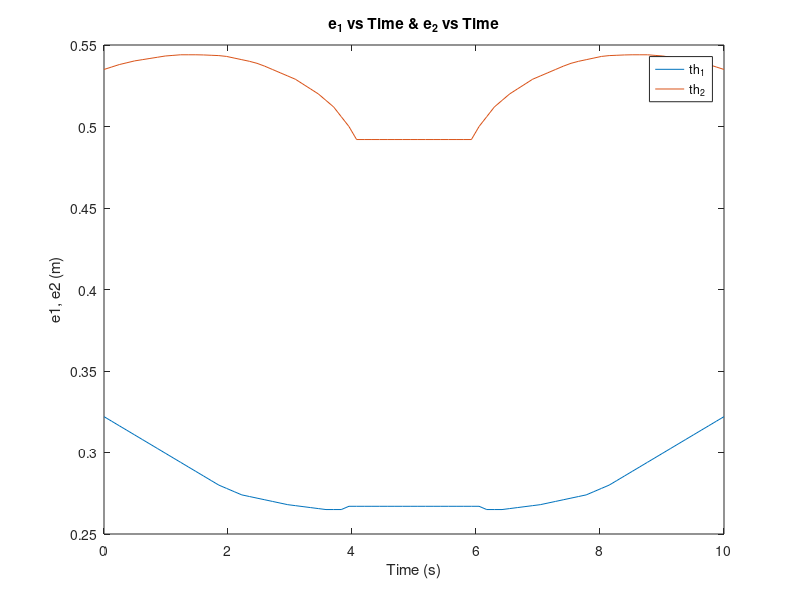
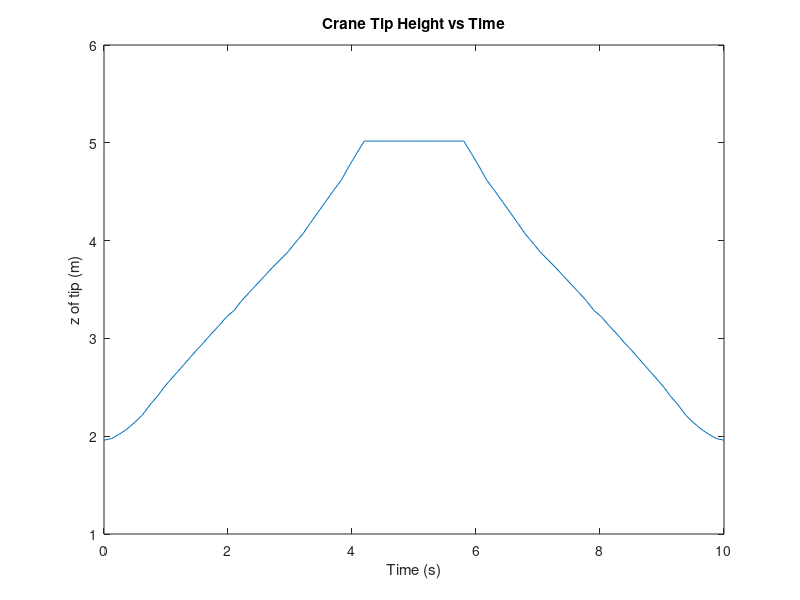
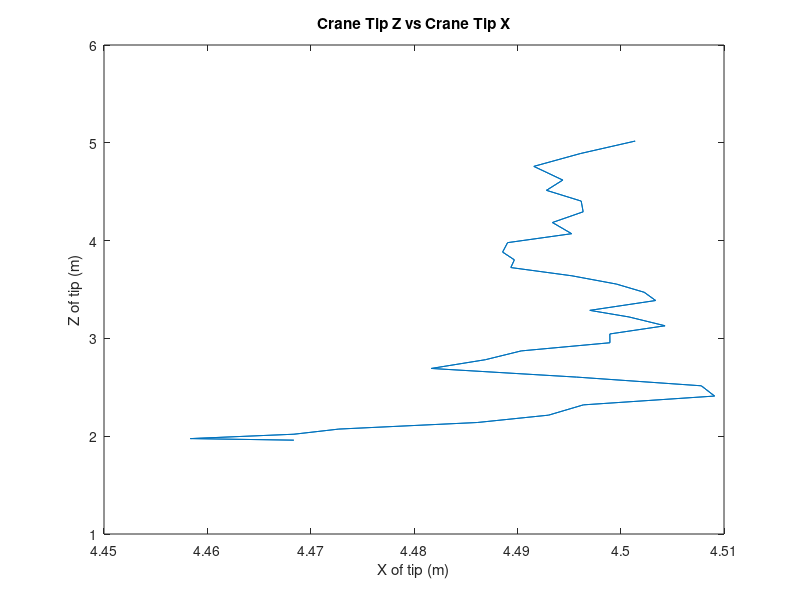
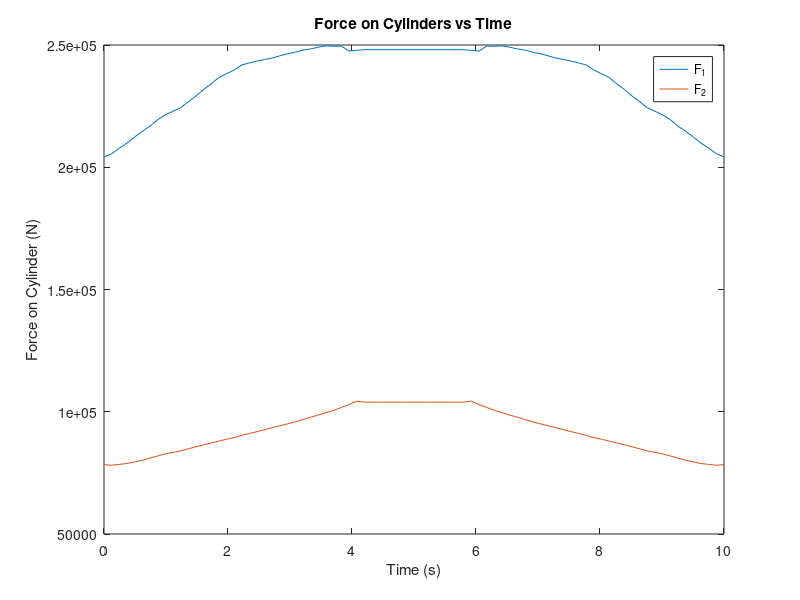

These charts were generated, in order, by the following MATLAB code:
%Normalised piston velocities [-]
v_p01 = [0 0.13 0.26 0.4 0.386 0.372 0.358 0.344 0.33 0.316 0.302 0.288 0.274 0.26 0.246 0.232 0.218 0.204 0.19 0.176 0.162 0.148 0.134 0.12 0.106 0.092 0.078 0.064 0.05 0.036 0.022 0.008 0 0 0 0 0 0 0 0 0];
v_p02 = [0 -0.1 -0.2 -0.2 -0.2 -0.2 -0.2 -0.2 -0.2 -0.2 -0.16 -0.12 -0.08 -0.04 0 0.04 0.08 0.12 0.16 0.2 0.24 0.28 0.32 0.36 0.4 0.44 0.48 0.52 0.56 0.6 0.64 0.68 0.72 0.76 0.8 0.5333333333 0.26666667 0 0 0 0];

%Lever arms [m]
e_1 = [0.322 0.3192 0.3164 0.3136 0.3108 0.308 0.3052 0.3024 0.2996 0.2968 0.294 0.2912 0.2884 0.2856 0.2828 0.28 0.278 0.276 0.274 0.273 0.272 0.271 0.27 0.269 0.268 0.2674 0.2668 0.2662 0.2656 0.265 0.265 0.265 0.267 0.267 0.267 0.267 0.267 0.267 0.267 0.267 0.267];
e_2 = [0.535 0.5365 0.538 0.539125 0.54025 0.541 0.54175 0.5425 0.54325 0.543625 0.544 0.544 0.544 0.5439 0.5437 0.5435 0.543 0.542 0.541 0.54 0.53875 0.537 0.535 0.533 0.531 0.529 0.526 0.523 0.52 0.516 0.512 0.506 0.5 0.492 0.492 0.492 0.492 0.492 0.492 0.492 0.492];

%Angles [rad]
th_1 = [0.55 0.56 0.57 0.585 0.6 0.62 0.65 0.67 0.7 0.73 0.76 0.78 0.8 0.815 0.835 0.85 0.87 0.885 0.9 0.915 0.93 0.945 0.96 0.97 0.98 0.99 0.995 1.005 1.01 1.015 1.02 1.02 1.02 1.012 1 1 1 1 1 1 1];
th_2 = [-0.62 -0.62 -0.61 -0.6 -0.585 -0.57 -0.55 -0.53 -0.51 -0.495 -0.48 -0.46 -0.44 -0.42 -0.4 -0.38 -0.36 -0.345 -0.32 -0.3 -0.28 -0.26 -0.24 -0.22 -0.2 -0.175 -0.15 -0.12 -0.09 -0.06 -0.03 0 0.04 0.08 0.12 0.12 0.12 0.12 0.12 0.12 0.12];

% Add mirrored movement to vectors
v_p01 = [v_p01 -fliplr(v_p01)];
v_p02 = [v_p02 -fliplr(v_p02)];
e_1 = [e_1 fliplr(e_1)];
e_2 = [e_2 fliplr(e_2)];
th_1 = [th_1 fliplr(th_1)];
th_2 = [th_2 fliplr(th_2)];

%Base height [m]
L_0 = 3;

%Worst case scenarios

%% Cylinder 1
th_1_wc_cyl1 = 1.2; 
th_2_wc_cyl1 = 0.0; 
e_1_wc_cyl1 = 0.14; 
e_2_wc_cyl1 = 0.57; 

%% Cylinder 2
th_1_wc_cyl2 = 0.35; 
th_2_wc_cyl2 = 0.0; 
e_1_wc_cyl2 = 0.48; 
e_2_wc_cyl2 = 0.17; 

%Group-specific values
M_tmax = 1800;
q_rwc = 0.9;
M_t = 1500;
L_1 = 1.9;
L_2 = 3.5;
v_p0 = 0.13;
t_0 = 10;
P_smax = 30000000;
eta_c = 0.94;

% Constants and Time

g = 9.81;
time = linspace(0,t_0,length(e_1));

%De-normalise velocity

v_p1 = v_p0*v_p01;
v_p2 = v_p0*v_p02;

time = linspace(0,t_0,length(e_1));

% Task 1.a

figure(1);

plot(time,e_1);
hold on
plot(time,e_2);

legend("th_1","th_2")
xlabel("Time (s)")
ylabel("e1, e2 (m)")
title("e_1 vs Time & e_2 vs Time")

az = L_1 * sin(th_1);
ax = L_1 * cos(th_1);
bz = L_2 * sin(th_2) + az + 3;
bx = L_2 * cos(th_2) + ax;

figure(2);
plot(time,bz);
xlabel("Time (s)")
ylabel("z of tip (m)")
title("Crane Tip Height vs Time")

figure(3);
plot(bx,bz);
xlabel("X of tip (m)")
ylabel("Z of tip (m)")
title("Crane Tip Z vs Crane Tip X")


%% Task 1.b

F_1 = M_t*g*(L_1*cos(th_1)+L_2*cos(th_2))./e_1;
F_2 = M_t*g*L_2*cos(th_2)./e_2;

figure(4);
plot(time,F_1);
hold on
plot(time,F_2);
title("Force on Cylinders vs Time");
ylabel("Force on Cylinder (N)");
xlabel("Time (s)");
legend("F_1","F_2");

%% Task 2.a

F_wc_1 = M_tmax*g*(L_1*cos(th_1_wc_cyl1)+L_2*cos(th_2_wc_cyl1))./e_1_wc_cyl1; %%I put max of e_1 before, so now it's bigger, but more correct
F_wc_2 = M_tmax*g*L_2*cos(th_2_wc_cyl2)./e_2_wc_cyl2; %% I put max of e_2 before, so now it's bigger, but more correct.

delta_p = P_smax-1000000;

D_1 = sqrt(4*F_wc_1/(pi*eta_c*delta_p)); %%0.1142 meters
D_2 = sqrt(4*F_wc_2/(pi*eta_c*delta_p)); %%0.077 meters

%{
I think we should consider a smaller area on the rod since, ad 0.5A_H
This would increase the required diameter, and would be more physically correct
The chosen cylinders would change but they exist so I should be fine
%}

close all

% Task 2.b

%{
https://www.boschrexroth.com/en/gb/p/hydraulic-cylinder-r900999033/ 
17 We've chosen a CGH3 type hydraulic cylinder with 125mm diameter for the first cylinder,
and an 80mm bore diameter CGH3 cylinder for the second cylinder.
%}

%{
I would calculate the area ratio just to make sure we are within the conditions
We can also check from the datasheet if we are below the maximum stroke velocity during the drive cycle
%}

v_max_1 = 0.09*ones(length(time),1); %we haven't chosen this value yet
v_max_2 = 0.16*ones(length(time),1); %we haven't chosen this value yet

figure(5);
plot(time,v_max_1);
hold on
plot(time,v_p1);
plot(time,v_max_2);
plot(time,v_p2);
legend("Max Stroke Speed: Cylinder 1","Stroke Speed (Magnitude): Cylinder 1","Max Stroke Speed: Cylinder 2","Stroke Speed (Magnitude): Cylinder 2");
xlabel("Time (s)");
ylabel("Velocity (m/s)");
title("Magnitude of Velocity vs Time")

% Task 3.a

F_dc1 = M_t*g*(L_1*cos(th_1)+L_2*cos(th_2))./e_1; 
F_dc2 = M_t*g*(L_2*cos(th_2))./e_2;

%{
figure(6);
plot(time,F_dc1);
hold on
plot(time,F_dc2);
title("Force in drive cycle vs Time");
ylabel("Force (N)");
xlabel("Time (s)");
legend("Cylinder 1: Drive-cycle Forces","Cylinder 2: Drive-cycle Forces")
%}

A_p1 = 0.04908;
A_r1 = 0.02364;


pump = (F_dc1.*v_p1 > 0);
motor = (F_dc1.*v_p1 < 0);
p1_cyl1 = F_dc1/(eta_c*A_p1) - (1000000*A_r1)/A_p1;
p2_cyl1 = 1000000*ones(1,length(time));

p1_cyl2 = F_dc2/(eta_c*A_p1) - (1000000*A_r1)/A_p1;
p2_cyl2 = p2_cyl1;

p_pump = p1_cyl1+p1_cyl2;

figure(7);
plot(time,p1_cyl1);
hold on
plot(time,p2_cyl1);
plot(time,p1_cyl2);
plot(time,p2_cyl2);
plot(time,p_pump);
plot(time,P_smax*ones(1,length(time)));
ylim([0 32e+06]);

%%%%%%%%%%%%%%%%% Quiz 1-3b %%%%%%%%%%%%%%%%%%%%

M_t = 4659;
p_smax = 34500000;
p_1 = p_smax - 2000000;
p_2 = 1000000;
th_1 = 1;
th_2 = 0.08;
e_1 = 0.267;
e_2 = 0.492;
eta_c = 0.9;

F_1 = M_t*g*(L_1*cos(th_1)+L_2*cos(th_2))./e_1;
F_2 = M_t*g*L_2*cos(th_2)./e_2;

A_1 = F_1/(eta_c*(p_1-0.5*p_2));
D_1 = sqrt(4*A_1/pi);
A_2 = F_2/(eta_c*(p_1-0.5*p_2));
D_2 = sqrt(4*A_2/pi);

D_1 = 0.2;
D_2 = 0.1;
v_1 = 0.05;
v_2 = 0.06;
eta = 0.03;
n_p = 1500/60;
C_v = 1.3*10^(-9);

A_p1 = pi*D_1^2/4;
A_p2 = pi*D_2^2/4;
A_1 = A_p1;
A_2 = A_p2;
q_1 = A_1*v_1;
q_2 = A_2*v_2;

q = q_1+q_2
eta_vol = 1 - C_v*(p_smax)/(n_p*eta)
D_p = q/(n_p*eta_vol) * 10^6

D_1 = 0.2;
D_2 = 0.1;
v_1 = 0.03;
v_2 = 0.021;
eta = 0.03;
n_p = 1500/60;
C_v = 1.3*10^(-9);

A_p1 = pi*D_1^2/4;
A_p2 = pi*D_2^2/4;
A_r1 = 0.5*A_p1;
A_r2 = 0.5*A_p2;
q_1 = A_r1*v_1;
q_2 = A_r2*v_2;

q = q_1+q_2;
eta_vol = 1 - C_v*(p_smax)/(n_p*eta);
D_p = q/(n_p*eta_vol) * 10^6;

p_1 = (F_1/eta_c + p_2*A_r1)/(A_p1)
p_1 = (p_2*A_r2 + F_2*eta_c)/(A_p2)
